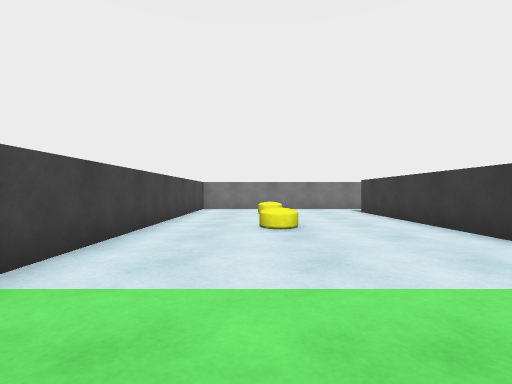
[1] (above)

23 first-person views from a walk through a scene from a Unity 3-D project. The camera is 0.62 m above the floor, looks level and sees 85° across. The floor is counted in squares, 1 m on a side. Each view is taken from the middle of a square. On the plan, view 1 faces up. The plan holds only what a view shows up to about 9 squares ahead; the rest is blank. The player is left out.

[2]
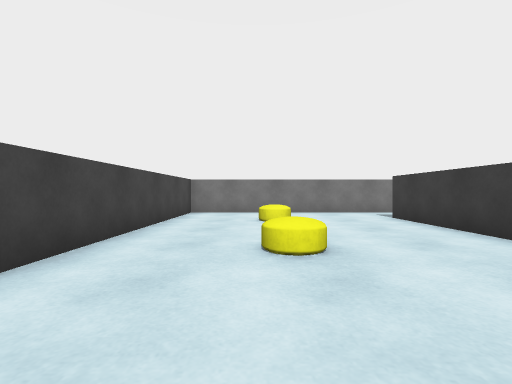

[3]
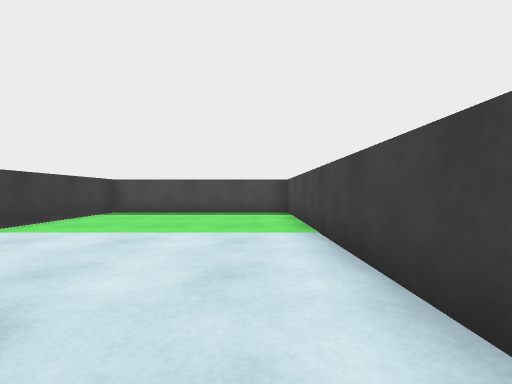

[4]
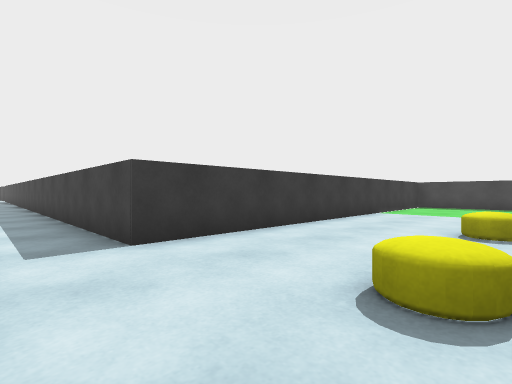

[5]
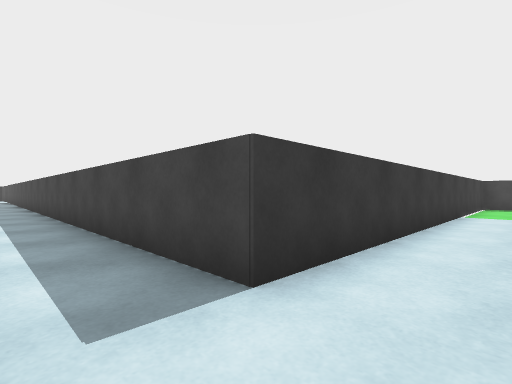

[6]
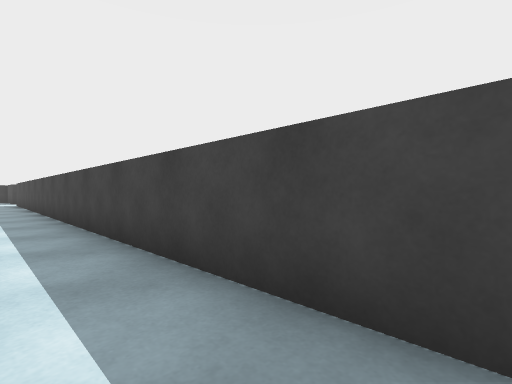

[7]
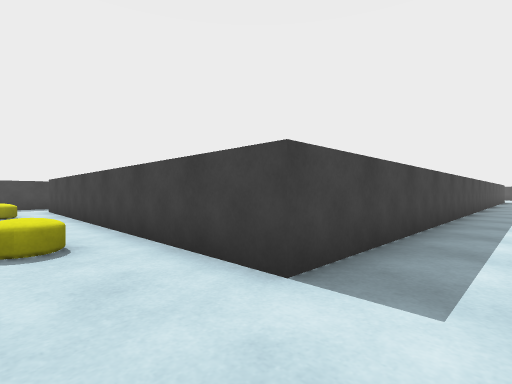

[8]
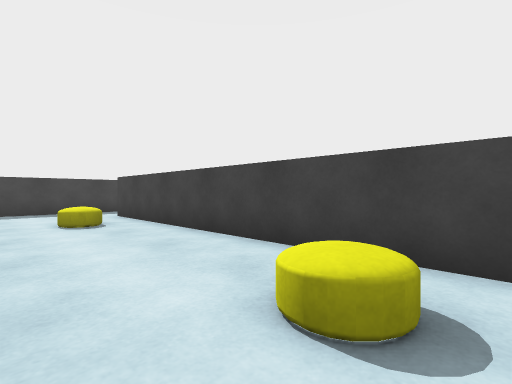

[9]
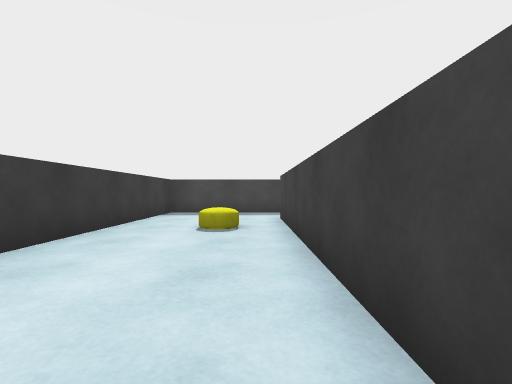

[10]
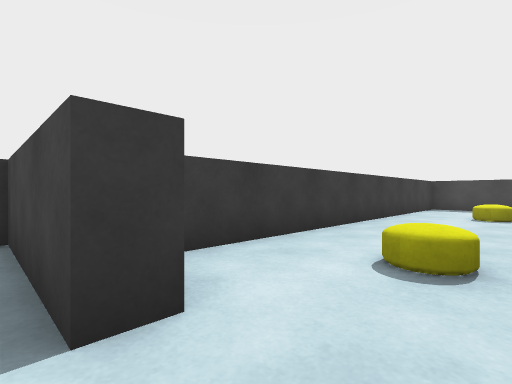

[11]
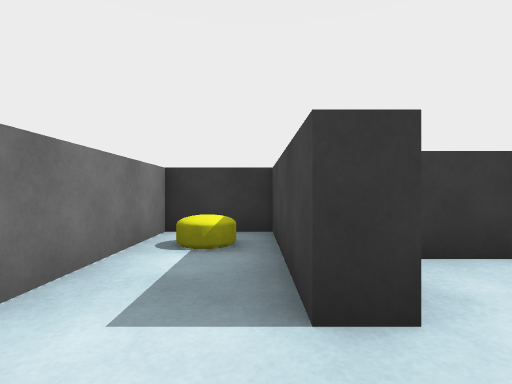

[12]
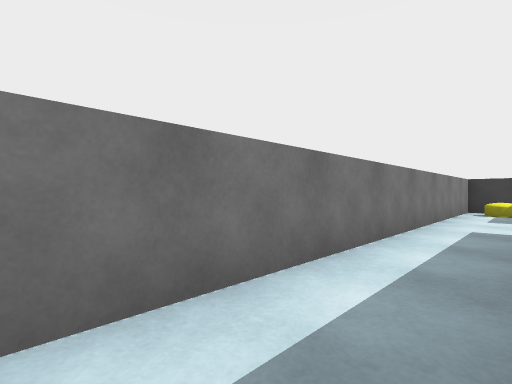

[13]
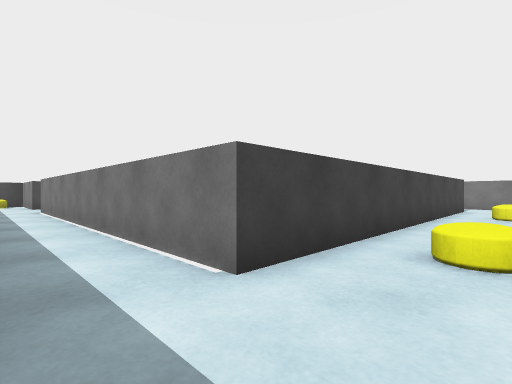

[14]
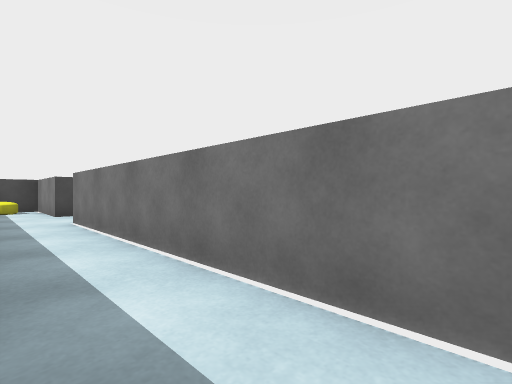

[15]
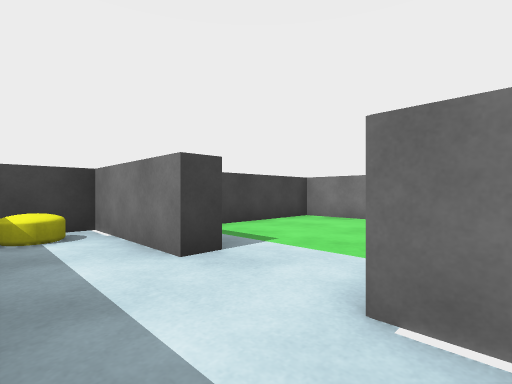

[16]
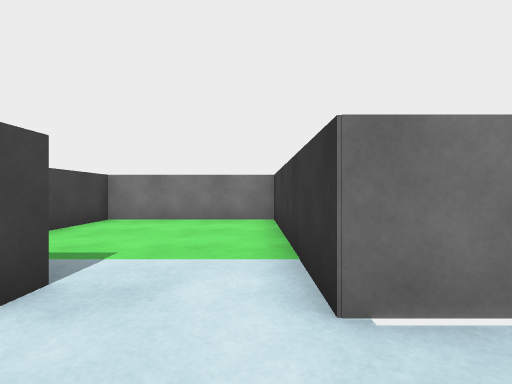

[17]
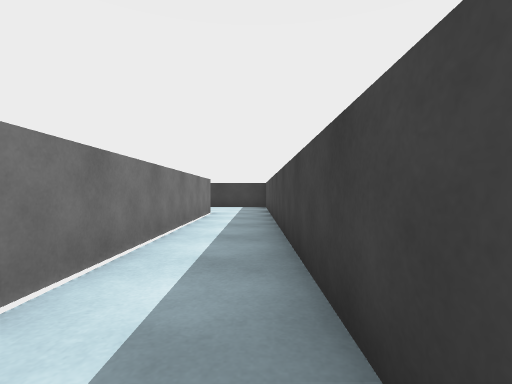

[18]
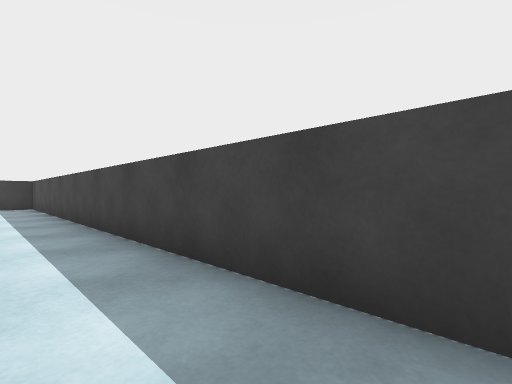

[19]
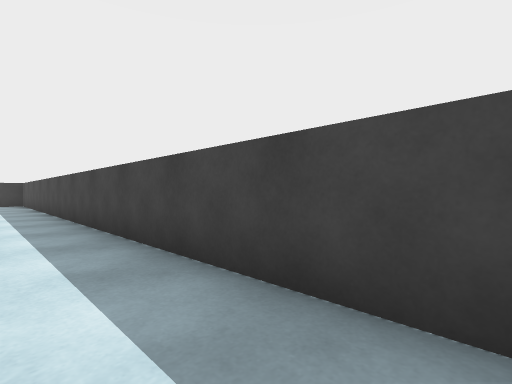

[20]
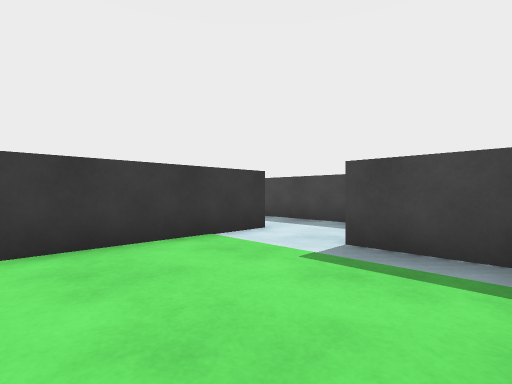

[21]
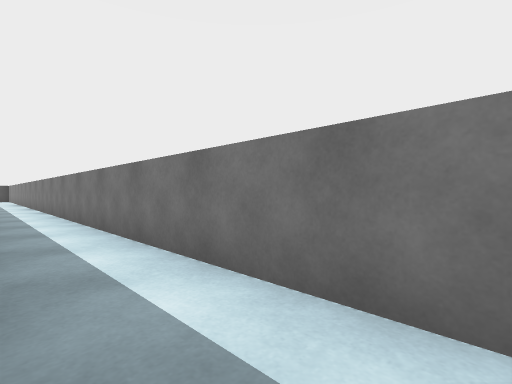

[22]
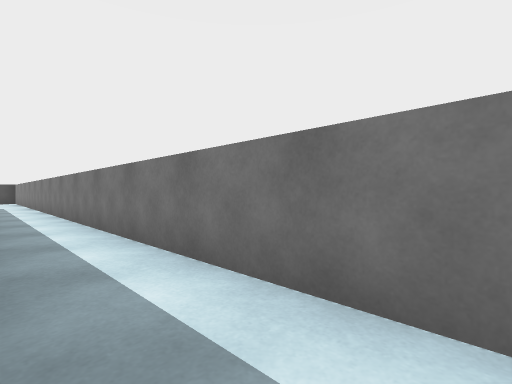

[23]
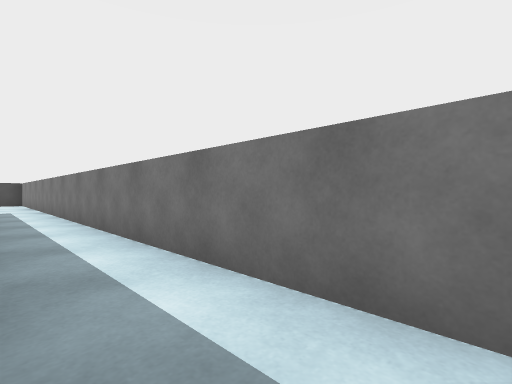

### Floor plan
Points are (right, up) in squares from view 1. A wall is a line through its corners. A room is listed if a view was taken in it or the views show most of it. See-through windows are left out.
Room 1 (views 1, 2, 3, 4, 5, 6, 7, 8, 9, 10, 11, 12, 13, 14, 15, 16, 17, 18, 19, 21, 22, 23)
walls: (12.6, -0.1) (12.6, -0.6) (9.9, -0.6) (9.9, -1.9); (11, -2.4) (26.6, -2.4) (26.6, 7.5); (25.3, 8.1) (25.3, 8.7) (28.4, 8.7) (28.4, 10.4) (-2, 10.4) (-2, -2.4) (3.3, -2.4) (3.3, 8.7) (23.4, 8.7) (23.4, -0.6) (14.4, -0.6) (14.4, 0.6)
ways out: opening at (13.5, 0) to room 2
objects: other object (0, 5); other object (0, 8); other object (11, -2); other object (25, 1); other object (25, 6); other object (27, 10)
Room 2 (view 20)
walls: (11.1, -0.1) (12.6, -0.1); (14.4, 0.6) (14.4, 4.2) (10.7, 4.2) (10.7, 1.2)
ways out: opening at (13.5, 0) to room 1

Positions as (right, up) in squares from view 1, and headings:
1: (0, 0), facing up
2: (0, 2), facing up
3: (-1, 6), facing down
4: (0, 10), facing down-right
5: (2, 10), facing down-right
6: (7, 10), facing down-right
7: (25, 10), facing down-left
8: (26, 7), facing down-left
9: (24, 6), facing down
10: (24, 9), facing down-right
11: (24, 9), facing right
12: (18, 9), facing up-right
13: (25, -2), facing up-left
14: (21, -2), facing up-left
15: (15, -2), facing up-left
16: (14, -2), facing up
17: (15, -2), facing right
18: (14, -1), facing down-right
19: (11, -1), facing down-right
20: (11, 3), facing down-right
21: (21, 9), facing up-left
22: (17, 9), facing up-left
23: (14, 9), facing up-left
